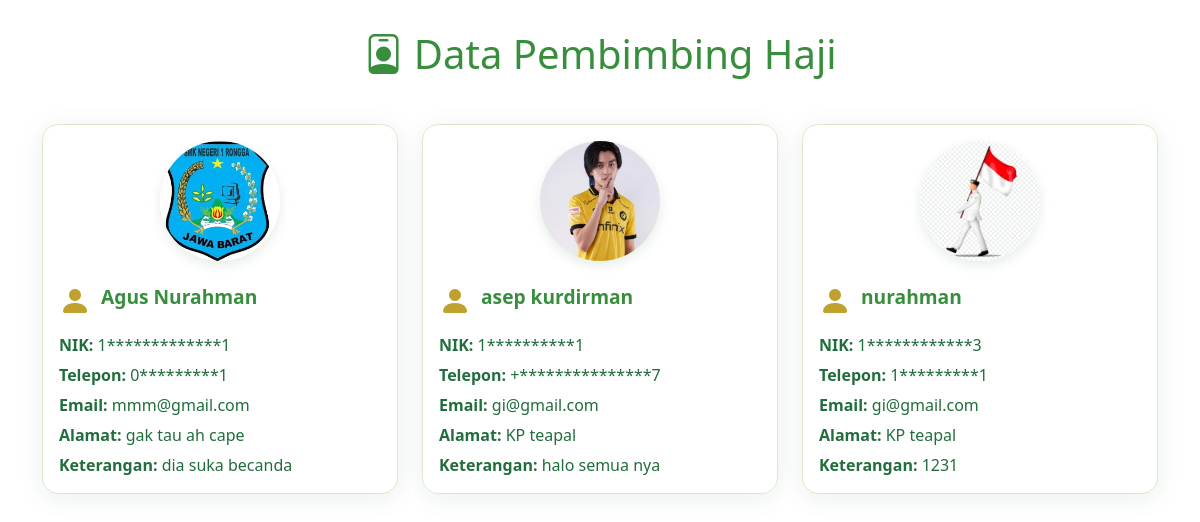
Screenshot of /pengguna/penbingbing.php with the database file from the repository.
### tables this page shows
CREATE TABLE `pembimbing_haji` (
  `id` int NOT NULL,
  `nama_lengkap` varchar(100) NOT NULL,
  `nik` varchar(30) NOT NULL,
  `telepon` varchar(30) DEFAULT NULL,
  `alamat` varchar(255) DEFAULT NULL,
  `email` varchar(100) DEFAULT NULL,
  `foto` varchar(255) DEFAULT NULL,
  `keterangan` text
);

### pengguna/penbingbing.php (the view, shortened to what this page needs)
<!DOCTYPE html>
<html lang="id">
<head>
    <link rel="stylesheet" href="https://cdn.jsdelivr.net/npm/bootstrap@5.3.7/dist/css/bootstrap.min.css" />
    <link rel="stylesheet" href="https://cdn.jsdelivr.net/npm/bootstrap-icons@1.13.1/font/bootstrap-icons.min.css" />
    <link rel="stylesheet" href="../contern/css/pembimbing.css" />
</head>
<body>
    <div class="header"><i class="bi bi-person-badge"></i> Data Pembimbing Haji</div>
    <div class="container">
        <div class="row">
            <?php
            include '../backend/database.php';
            $sql = "SELECT * FROM pembimbing_haji";
            $tampil = $conn->query($sql);
            while ($data = mysqli_fetch_assoc($tampil)) {
            ?>
                <div class="col-md-6 col-lg-4">
                    <div class="card card-pembimbing">
                        <div class="card-body text-start">
                            <div class="text-center mb-3">
                                <img src="../uploads/<?php echo htmlspecialchars($data['foto'] ?? ''); ?>" alt="Foto Pembimbing" class="foto-pembimbing">
                            </div>
                            <div class="d-flex align-items-center mb-2">
                                <span class="card-icon"><i class="bi bi-person-fill"></i></span>
                                <span class="card-title"><?php echo htmlspecialchars($data['nama_lengkap'] ?? ''); ?></span>
                            </div>
                            <div class="card-text"><strong>NIK:</strong> <?php echo htmlspecialchars(substr($data['nik'] ?? '', 0, 1) . str_repeat('*', strlen($data['nik'] ?? '') - 2) . substr($data['nik'] ?? '', -1)); ?></div>
                            <div class="card-text"><strong>Telepon:</strong> <?php echo htmlspecialchars(substr($data['telepon'] ?? '', 0, 1) . str_repeat('*', strlen($data['telepon'] ?? '') - 2) . substr($data['telepon'] ?? '', -1)); ?></div>
                            <div class="card-text"><strong>Email:</strong> <?php echo htmlspecialchars($data['email'] ?? ''); ?></div>
                            <div class="card-text"><strong>Alamat:</strong> <?php echo htmlspecialchars($data['alamat'] ?? ''); ?></div>
                            <div class="card-text"><strong>Keterangan:</strong> <?php echo htmlspecialchars($data['keterangan'] ?? ''); ?></div>
                        </div>
                    </div>
                </div>
            <?php } ?>
        </div>
    </div>
</body>
</html>

### contern/css/pembimbing.css (style rules this page uses)
body { background: url('https://images.pexels.com/photos/2291789/pexels-photo-2291789.jpeg') no-repeat center center fixed; background-size: cover; font-family: 'Segoe UI', sans-serif; color: #226d3d; }
.header { background: rgba(255, 255, 255, 0.15); color: #388e3c; text-align: center; padding: 24px 0 10px 0; font-size: 2.5rem; margin-bottom: 30px; border-radius: 0 0 18px 18px; box-shadow: none; }
.card-pembimbing { border-radius: 16px; box-shadow: 0 4px 24px rgba(34, 109, 61, 0.10); margin-bottom: 24px; background: rgba(255, 255, 255, 0.85); border: 1px solid #e0e7c7; }
.card-title { color: #388e3c; font-weight: bold; font-size: 1.2rem; }
.card-icon { font-size: 2rem; color: #bfa22e; margin-right: 10px; }
.card-text { color: #226d3d; font-size: 1rem; margin-bottom: 6px; }
.foto-pembimbing { width: 120px; height: 120px; border-radius: 50%; object-fit: cover; box-shadow: 0 4px 12px rgba(34, 109, 61, 0.12); margin-bottom: 16px; display: block; margin-left: auto; margin-right: auto; }

### rows the page displays
pembimbing_haji: foto (picture), nama_lengkap "Agus Nurahman", nik "1*************1", telepon "0*********1", email "mmm@gmail.com", alamat "gak tau ah cape", keterangan "dia suka becanda"
pembimbing_haji: foto (picture), nama_lengkap "asep kurdirman", nik "1**********1", telepon "+***************7", email "gi@gmail.com", alamat "KP teapal", keterangan "halo semua nya"
pembimbing_haji: foto (picture), nama_lengkap "nurahman", nik "1************3", telepon "1*********1", email "gi@gmail.com", alamat "KP teapal", keterangan "1231"
